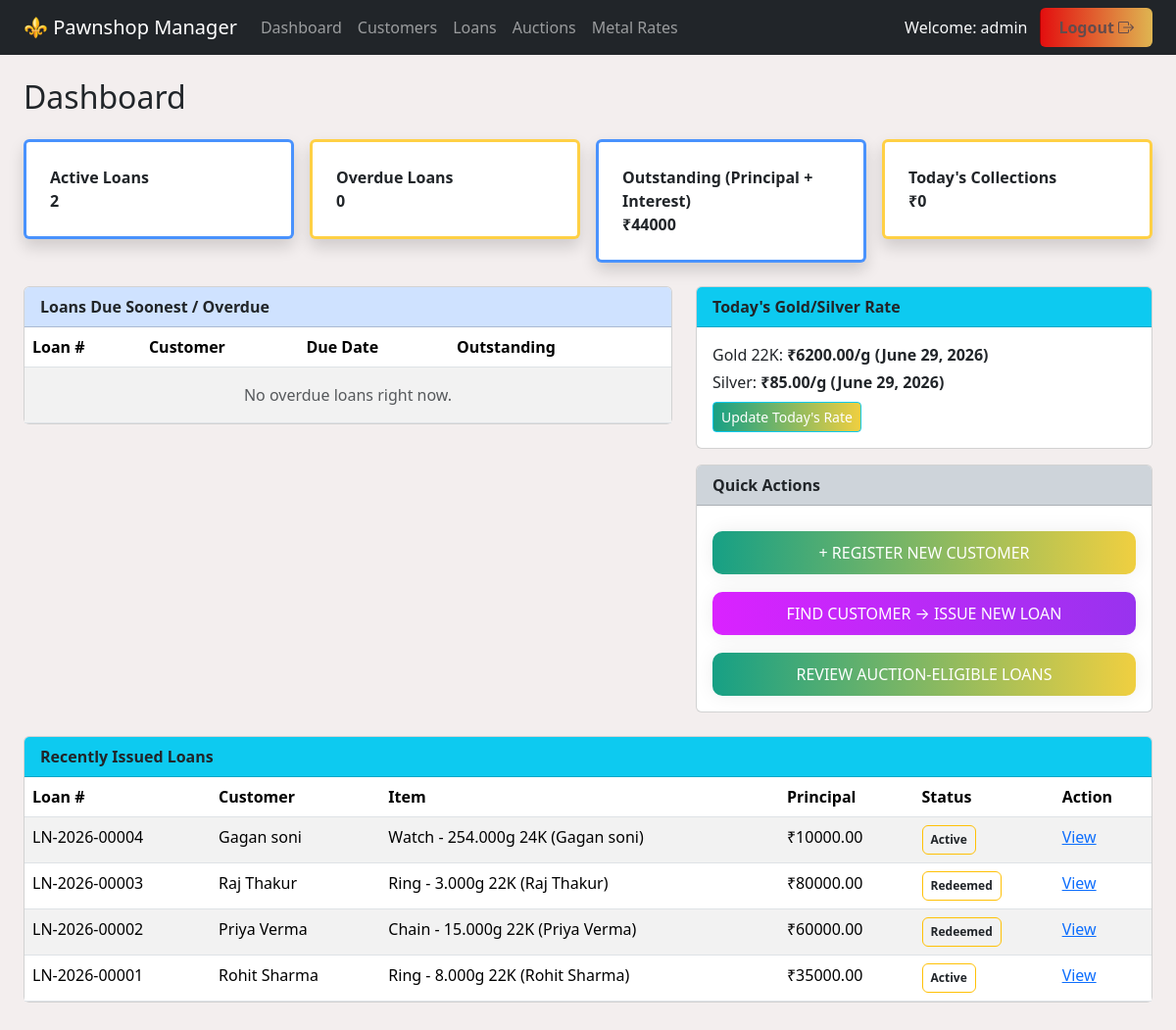
The app's page / (signed in) with its own data.
### core/models.py (models this page shows, shortened)
class MetalRate(models.Model):
    METAL_CHOICES = [
        ('GOLD', 'Gold'),
        ('SILVER', 'Silver'),
    ]
    PURITY_CHOICES = [
        ('24K', '24 Karat (999)'),
        ('22K', '22 Karat (916)'),
        ('18K', '18 Karat (750)'),
        ('14K', '14 Karat (585)'),
        ('STERLING', 'Sterling Silver (92.5%)'),
        ('FINE_SILVER', 'Fine Silver (99.9%)'),
    ]
    metal = models.CharField(max_length=10, choices=METAL_CHOICES)
    purity = models.CharField(max_length=15, choices=PURITY_CHOICES)
    rate_per_gram = models.DecimalField(max_digits=10, decimal_places=2)
    effective_date = models.DateField(default=timezone.localdate)
    created_at = models.DateTimeField(auto_now_add=True)
    class Meta:
        ordering = ['-effective_date', 'metal']
        unique_together = ('metal', 'purity', 'effective_date')
        verbose_name = "Metal Rate"
        verbose_name_plural = "Metal Rates"
    @classmethod
    def get_current_rate(cls, metal, purity):
        return (
            cls.objects.filter(metal=metal, purity=purity, effective_date__lte=timezone.localdate())
            .order_by('-effective_date')
            .first()
        )

### loans/models.py (models this page shows, shortened)
class Loan(models.Model):
    STATUS_CHOICES = [
        ('ACTIVE', 'Active'),
        ('OVERDUE', 'Overdue'),
        ('REDEEMED', 'Redeemed'),
        ('AUCTIONED', 'Auctioned / Closed'),
    ]
    INTEREST_TYPE_CHOICES = [
        ('FLAT_MONTHLY', 'Flat (on original principal)'),
        ('REDUCING', 'Reducing balance (on outstanding principal)'),
    ]
    loan_number = models.CharField(max_length=20, unique=True, editable=False)
    customer = models.ForeignKey(Customer, on_delete=models.CASCADE, related_name='loans')
    item = models.OneToOneField(PledgeItem, on_delete=models.CASCADE, related_name='loan')
    principal_amount = models.DecimalField(max_digits=12, decimal_places=2)
    interest_rate_percent = models.DecimalField(
        max_digits=5, decimal_places=2,
        help_text="Monthly interest rate, e.g. 2.5 for 2.5% per month",
    )
    interest_type = models.CharField(max_length=20, choices=INTEREST_TYPE_CHOICES, default='FLAT_MONTHLY')
    issue_date = models.DateField(default=timezone.localdate)
    tenure_months = models.PositiveIntegerField(default=3)
    due_date = models.DateField(editable=False)
    status = models.CharField(max_length=20, choices=STATUS_CHOICES, default='ACTIVE')
    closed_date = models.DateField(blank=True, null=True)
    created_at = models.DateTimeField(auto_now_add=True)
    class Meta:
        ordering = ['-created_at']
    @property
    def total_interest_paid(self):
        return self.repayments.aggregate(total=Sum('interest_component'))['total'] or Decimal('0')
    @property
    def total_principal_paid(self):
        return self.repayments.aggregate(total=Sum('principal_component'))['total'] or Decimal('0')
    @property
    def outstanding_principal(self):
        return self.principal_amount - self.total_principal_paid
    def accrued_interest(self, as_of_date=None):
        as_of_date = as_of_date or timezone.localdate()
        round_up = getattr(settings, 'ROUND_UP_PARTIAL_MONTH_INTEREST', True)
        months = months_elapsed(self.issue_date, as_of_date, round_up_partial=round_up)
        rate = self.interest_rate_percent / Decimal('100')
        if self.interest_type == 'FLAT_MONTHLY':
            total_interest_due = self.principal_amount * rate * Decimal(months)
        else:  # REDUCING -- approximate using current outstanding principal
            total_interest_due = self.outstanding_principal * rate * Decimal(months)
        outstanding_interest = total_interest_due - self.total_interest_paid
        return max(outstanding_interest, Decimal('0'))
    @property
    def outstanding_balance(self):
        return self.outstanding_principal + self.accrued_interest()
    def is_overdue(self):
        return self.status in ('ACTIVE', 'OVERDUE') and timezone.localdate() > self.due_date

### customers/models.py (models this page shows, shortened)
class Customer(models.Model):
    ID_PROOF_CHOICES = [
        ('AADHAAR', 'Aadhaar Card'),
        ('PAN', 'PAN Card'),
        ('PASSPORT', 'Passport'),
        ('VOTER_ID', 'Voter ID'),
        ('DRIVING_LICENSE', 'Driving License'),
        ('OTHER', 'Other Government ID'),
    ]
    full_name = models.CharField(max_length=200)
    phone_number = models.CharField(max_length=15)
    alternate_phone = models.CharField(max_length=15, blank=True)
    email = models.EmailField(blank=True)
    address = models.TextField()
    photo = models.ImageField(upload_to='customers/photos/', blank=True, null=True)
    id_proof_type = models.CharField(max_length=20, choices=ID_PROOF_CHOICES)
    id_proof_number = models.CharField(max_length=50)
    id_proof_document = models.FileField(upload_to='customers/id_proofs/', blank=True, null=True)
    date_registered = models.DateTimeField(auto_now_add=True)
    notes = models.TextField(blank=True, help_text="Internal staff notes about this customer")
    class Meta:
        ordering = ['full_name']

### items/models.py (models this page shows, shortened)
class PledgeItem(models.Model):
    ITEM_TYPE_CHOICES = [
        ('RING', 'Ring'),
        ('NECKLACE', 'Necklace'),
        ('CHAIN', 'Chain'),
        ('BANGLE', 'Bangle'),
        ('BRACELET', 'Bracelet'),
        ('EARRINGS', 'Earrings'),
        ('PENDANT', 'Pendant'),
        ('COIN_BAR', 'Coin / Bar'),
        ('WATCH', 'Watch'),
        ('OTHER', 'Other'),
    ]
    METAL_CHOICES = [
        ('GOLD', 'Gold'),
        ('SILVER', 'Silver'),
        ('PLATINUM', 'Platinum'),
        ('OTHER', 'Other / Mixed'),
    ]
    PURITY_CHOICES = [
        ('24K', '24 Karat (999)'),
        ('22K', '22 Karat (916)'),
        ('18K', '18 Karat (750)'),
        ('14K', '14 Karat (585)'),
        ('STERLING', 'Sterling Silver (92.5%)'),
        ('FINE_SILVER', 'Fine Silver (99.9%)'),
        ('NA', 'Not Applicable'),
    ]
    STATUS_CHOICES = [
        ('PLEDGED', 'Pledged (loan active)'),
        ('REDEEMED', 'Redeemed (returned to customer)'),
        ('AUCTIONED', 'Auctioned'),
    ]
    customer = models.ForeignKey(Customer, on_delete=models.CASCADE, related_name='items')
    item_type = models.CharField(max_length=20, choices=ITEM_TYPE_CHOICES)
    description = models.CharField(
        max_length=255,
        help_text="e.g. 'Floral design gold ring with red stone, slightly worn'",
    )
    metal = models.CharField(max_length=10, choices=METAL_CHOICES)
    purity = models.CharField(max_length=15, choices=PURITY_CHOICES)
    gross_weight_grams = models.DecimalField(max_digits=8, decimal_places=3)
    stone_weight_grams = models.DecimalField(
        max_digits=8, decimal_places=3, default=0,
        help_text="Weight of non-metal stones/gems to deduct from gross weight",
    )
    net_weight_grams = models.DecimalField(max_digits=8, decimal_places=3, editable=False)
    appraised_value = models.DecimalField(
        max_digits=12, decimal_places=2,
        help_text="Value assigned by staff at appraisal time (can be auto-suggested from the daily metal rate, then overridden)",
    )
    status = models.CharField(max_length=20, choices=STATUS_CHOICES, default='PLEDGED')
    created_at = models.DateTimeField(auto_now_add=True)
    class Meta:
        ordering = ['-created_at']
    def __str__(self):
        return f"{self.get_item_type_display()} - {self.net_weight_grams}g {self.purity} ({self.customer.full_name})"

### core/views.py (the view)
# urls.py: path('', views.dashboard, name='dashboard'),
@login_required
def dashboard(request):
    today = timezone.localdate()
    active_loans = Loan.objects.filter(status__in=['ACTIVE', 'OVERDUE'])
    overdue_loans = [loan for loan in active_loans if loan.is_overdue()]
    total_disbursed = active_loans.aggregate(total=Sum('principal_amount'))['total'] or Decimal('0')
    total_outstanding = sum((loan.outstanding_balance for loan in active_loans), Decimal('0'))
    todays_collections = (
        Loan.objects.filter(repayments__payment_date=today)
        .distinct()
    )
    todays_collection_total = sum(
        (r.amount for loan in todays_collections for r in loan.repayments.filter(payment_date=today)),
        Decimal('0'),
    )
    context = {
        'active_loan_count': active_loans.count(),
        'overdue_loan_count': len(overdue_loans),
        'overdue_loans': sorted(overdue_loans, key=lambda l: l.due_date)[:10],
        'total_disbursed': total_disbursed,
        'total_outstanding': total_outstanding,
        'todays_collection_total': todays_collection_total,
        'total_customers': Customer.objects.count(),
        'recent_loans': Loan.objects.order_by('-created_at')[:8],
        'current_gold_22k': MetalRate.get_current_rate('GOLD', '22K'),
        'current_silver': MetalRate.get_current_rate('SILVER', 'STERLING'),
    }
    return render(request, 'core/dashboard.html', context)

### core/templates/core/dashboard.html (shortened to what this page needs)
{% extends "base.html" %}
{% block content %}
<h2 class="page-title pb-3" >Dashboard</h2>
<div class="row g-3 mb-4">
  <div class="col-md-3 ">
    <div class="card fw-bold shadow card-stat p-4 gradient-card border border-3 border-primary border-opacity-75">
      <div class="stat-label ">Active Loans</div>
      <div class="stat-value">{{ active_loan_count }}</div>
    </div>
  </div>
  <div class="col-md-3">
    <div class="card card-stat shadow fw-bold p-4 gradient-card-2 border border-3 border-warning border-opacity-75" style="border-left-color: var(--danger);">
      <div class="stat-label">Overdue Loans</div>
      <div class="stat-value">{{ overdue_loan_count }}</div>
    </div>
  </div>
  <div class="col-md-3">
    <div class="card card-stat shadow fw-bold p-4 gradient-card border border-3 border-primary border-opacity-75">
      <div class="stat-label">Outstanding (Principal + Interest)</div>
      <div class="stat-value">₹{{ total_outstanding|floatformat:0 }}</div>
    </div>
  </div>
  <div class="col-md-3">
    <div class="card card-stat shadow fw-bold p-4 gradient-card-2 border border-3 border-warning border-opacity-75">
      <div class="stat-label">Today's Collections</div>
      <div class="stat-value">₹{{ todays_collection_total|floatformat:0 }}</div>
    </div>
  </div>
</div>
<div class="row g-4">
  <div class="col-md-7">
    <div class="card">
      <div class="card-header bg-primary-subtle"><strong>Loans Due Soonest / Overdue</strong></div>
      <div class="table-responsive">
        <table class="table table-pawn table-hover table-striped mb-0">
          <thead>
            <tr><th>Loan #</th><th>Customer</th><th>Due Date</th><th>Outstanding</th><th></th></tr>
          </thead>
          <tbody>
            {% for loan in overdue_loans %}
            <tr>
              <td>{{ loan.loan_number }}</td>
              <td>{{ loan.customer.full_name }}</td>
              <td>{{ loan.due_date }}</td>
              <td>₹{{ loan.outstanding_balance|floatformat:0 }}</td>
              <td><a href="{% url 'loans:detail' loan.pk %}" class="btn btn-sm btn-pawn">View</a></td>
            </tr>
            {% empty %}
            <tr><td colspan="5" class="text-muted text-center py-3">No overdue loans right now.</td></tr>
            {% endfor %}
          </tbody>
        </table>
      </div>
    </div>
  </div>
  <div class="col-md-5">
    <div class="card mb-3">
      <div class="card-header bg-info"><strong>Today's Gold/Silver Rate</strong></div>
      <div class="card-body">
        <p class="mb-1">Gold 22K: <strong>{% if current_gold_22k %}₹{{ current_gold_22k.rate_per_gram }}/g ({{ current_gold_22k.effective_date }}){% else %}Not set{% endif %}</strong></p>
        <p class="mb-2">Silver: <strong>{% if current_silver %}₹{{ current_silver.rate_per_gram }}/g ({{ current_silver.effective_date }}){% else %}Not set{% endif %}</strong></p>
        <a href="{% url 'core:metal_rate_create' %}" class="btn btn-sm btn-gold border border-info btn-grad-small">Update Today's Rate</a>
      </div>
    </div>
    <div class="card">
      <div class="card-header bg-dark-subtle"><strong>Quick Actions</strong></div>
      <div class="card-body d-flex flex-column gap-2">
        <a href="{% url 'customers:create' %}" class="btn btn-pawn btn-grad text-white">+ Register New Customer</a>
        <a href="{% url 'customers:list' %}" class="btn btn-outline-secondary btn-grad-2">Find Customer → Issue New Loan</a>
        <a href="{% url 'auctions:eligible_list' %}" class="btn btn-outline-danger btn-grad">Review Auction-Eligible Loans</a>
      </div>
    </div>
  </div>
</div>
<div class="card mt-4">
  <div class="card-header bg-info"><strong>Recently Issued Loans</strong></div>
  <div class="table-responsive">
    <table class="table table-pawn mb-0 table-striped">
      <thead><tr><th>Loan #</th><th>Customer</th><th>Item</th><th>Principal</th><th>Status</th><th>Action</th></tr></thead>
      <tbody>
        {% for loan in recent_loans %}
        <tr>
          <td>{{ loan.loan_number }}</td>
          <td>{{ loan.customer.full_name }}</td>
          <td>{{ loan.item }}</td>
          <td>₹{{ loan.principal_amount }}</td>
          <td><span class="badge badge-status-{{ loan.status|lower }} text-dark border border-warning p-2">{{ loan.get_status_display }}</span></td>
          <td><a href="{% url 'loans:detail' loan.pk %}">View</a></td>
        </tr>
        {% empty %}
        <tr><td colspan="6" class="text-muted text-center py-3">No loans yet.</td></tr>
        {% endfor %}
      </tbody>
    </table>
  </div>
</div>
{% endblock %}

### templates/base.html (shortened to what this page needs)
{% load static %}
<!DOCTYPE html>
<html lang="en">
<head>
    <link href="https://cdn.jsdelivr.net/npm/bootstrap@5.3.3/dist/css/bootstrap.min.css" rel="stylesheet">
    <link href="{% static 'css/gradient.css' %}" rel="stylesheet">
    <link rel="stylesheet" href="https://cdn.jsdelivr.net/npm/bootstrap-icons@1.13.1/font/bootstrap-icons.min.css">
  </head>
<body style="background-color: rgba(242, 237, 237, 0.9);">
{% if user.is_authenticated %}
<nav class="navbar navbar-expand-lg navbar-pawn navbar-dark bg-dark mb-4">
  <div class="container-fluid px-4">
    <a class="navbar-brand" href="{% url 'core:dashboard' %}">⚜ Pawnshop Manager</a>
    <div class="collapse navbar-collapse" id="navMain">
      <ul class="navbar-nav me-auto">
        <li class="nav-item"><a class="nav-link" href="{% url 'core:dashboard' %}">Dashboard</a></li>
        <li class="nav-item"><a class="nav-link" href="{% url 'customers:list' %}">Customers</a></li>
        <li class="nav-item"><a class="nav-link" href="{% url 'loans:list' %}">Loans</a></li>
        <li class="nav-item"><a class="nav-link" href="{% url 'auctions:eligible_list' %}">Auctions</a></li>
        <li class="nav-item"><a class="nav-link" href="{% url 'core:metal_rate_list' %}">Metal Rates</a></li>
      </ul>
      <form action="{% url 'logout' %}" method="post" class="d-flex">
        <span class="navbar-text text-light me-2">Welcome: {{ user.username }}</span>
        <button class="btn btn-g" type="submit">Logout <i class="bi bi-box-arrow-right"></i></button>
      </form>
    </div>
  </div>
</nav>
{% endif %}
<div class="container-fluid  px-4 pb-5">
  {% block content %}{% endblock %}
</div>
</body>
</html>

### records on screen
MetalRate: rate_per_gram "6200.00", effective_date "June 29, 2026"
MetalRate: rate_per_gram "85.00", effective_date "June 29, 2026"
Loan: loan_number "LN-2026-00004", customer.full_name "Gagan soni", item "Watch - 254.000g 24K (Gagan soni)", principal_amount "10000.00", status "Active"
Loan: loan_number "LN-2026-00003", customer.full_name "Raj Thakur", item "Ring - 3.000g 22K (Raj Thakur)", principal_amount "80000.00", status "Redeemed"
Loan: loan_number "LN-2026-00002", customer.full_name "Priya Verma", item "Chain - 15.000g 22K (Priya Verma)", principal_amount "60000.00", status "Redeemed"
Loan: loan_number "LN-2026-00001", customer.full_name "Rohit Sharma", item "Ring - 8.000g 22K (Rohit Sharma)", principal_amount "35000.00", status "Active"

### other values on screen
{{ user.username }} "admin"
{{ active_loan_count }} "2"
{{ overdue_loan_count }} "0"
{{ total_outstanding|floatformat:0 }} "44000"
{{ todays_collection_total|floatformat:0 }} "0"
